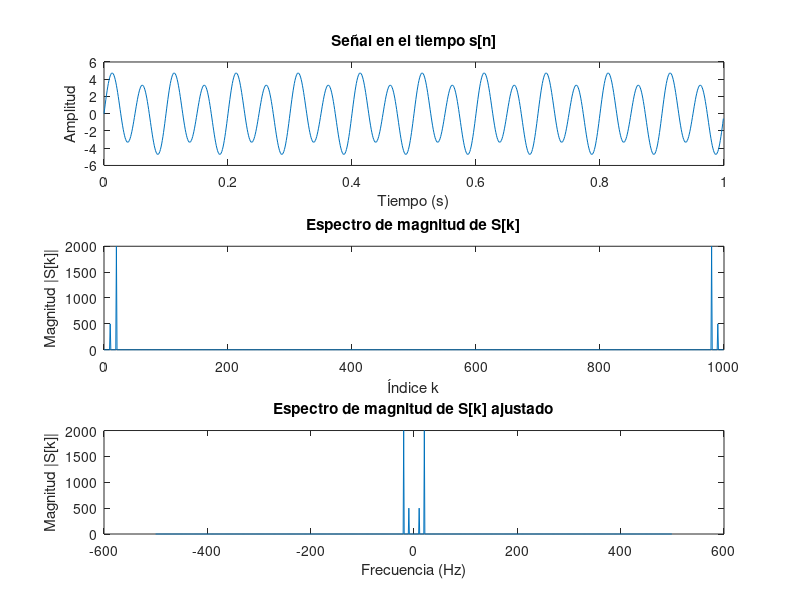
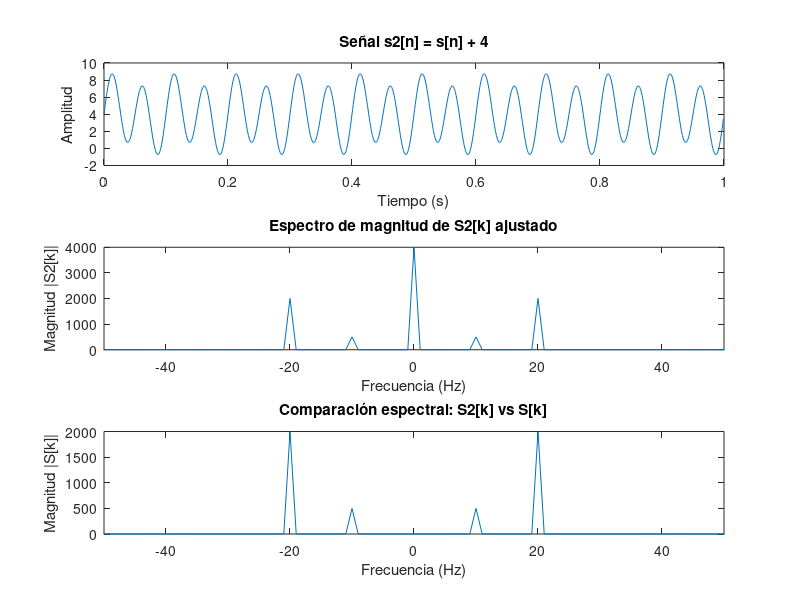
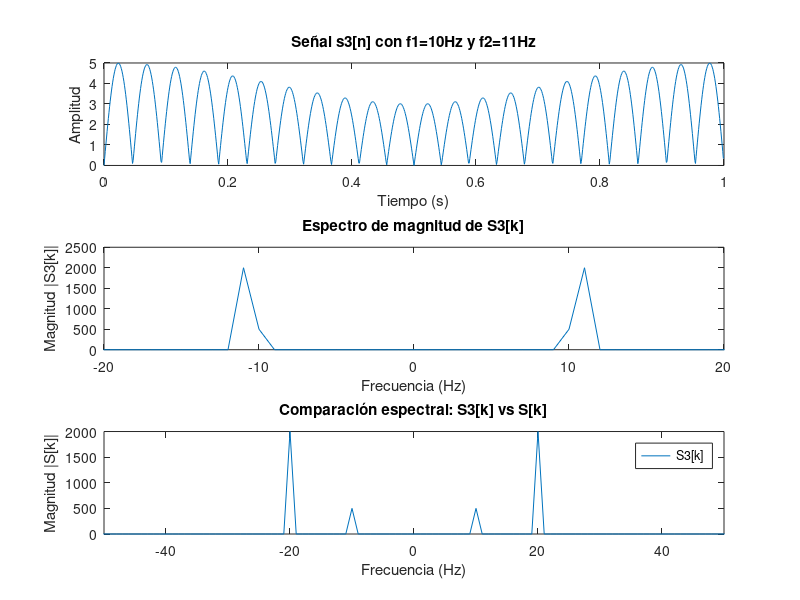
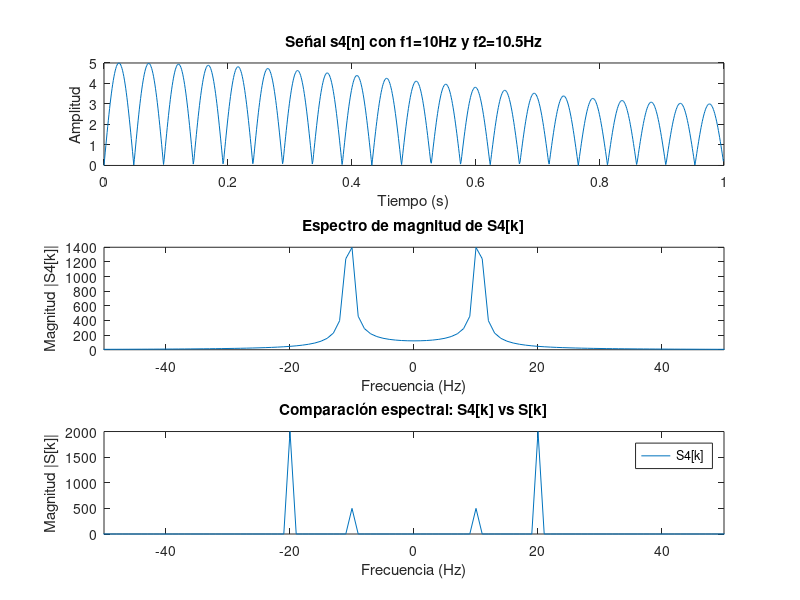

Write the MATLAB code that produced these figures, in order.
f1 = 10;
f2 = 20;
T = 0.001; % periodo de muestreo
s = @(t) sin(2*pi*f1*t) + 4*sin(2*pi*f2*t); % señal a analizar

% Ejercicio 1
tini = 0; tfin = 1; fm = 1/T;

t = tini:T:tfin-T; % vector de tiempo
s_n = s(t);        % señal discreta

N = length(s_n); % número de muestras

% Calculo la TDF S[k] usando fft
S_k = fft(s_n); % usa la formula que esta en la teoria. El resultado da N muestras

% Ajuste manual del espectro: muevo la parte negativa al principio
% (equivalente a fftshift(S_k), que se podria usar para ahorrarse estas lineas)
s_negativa  = S_k(N/2+1:end); % parte negativa de la FFT (frecuencias negativas)
s_positiva  = S_k(1:N/2);     % parte positiva de la FFT (frecuencias positivas)
S_k_ajustada = [s_negativa, s_positiva]; % espectro centrado en 0

% Eje de frecuencia en Hz para el espectro ajustado
eje_f_hz = (-N/2 : N/2-1) * (fm / N); % de -fm/2 a fm/2 - Δf

figure(1)
clf

subplot(3,1,1);
plot(t, s_n);
xlabel('Tiempo (s)'); ylabel('Amplitud');
title('Señal en el tiempo s[n]');

subplot(3,1,2);
plot(0:N-1, abs(S_k));
xlabel('Índice k'); ylabel('Magnitud |S[k]|');
title('Espectro de magnitud de S[k]');

subplot(3,1,3);
plot(eje_f_hz, abs(S_k_ajustada));
xlabel('Frecuencia (Hz)'); ylabel('Magnitud |S[k]|');
title('Espectro de magnitud de S[k] ajustado');

% Verificacion de Parseval
E_tiempo = sum(s_n.^2);
E_freq   = (1/N) * sum(abs(S_k).^2);

if abs(E_tiempo - E_freq) < 1e-7
    disp('Parseval OK: energias coinciden.');
else
    disp('Parseval: las energias no coinciden.');
end

%--------------------------------------------------------------------------

# Parte 2:

% Cambio 1: agregar DC (+4) y analizar cambios en el espectro
% Sumar una constante agrega una componente en f=0 Hz (DC) de magnitud A*N,
% mientras los picos de f1 y f2 quedan iguales en magnitud.

s2_n = s_n + 4;
S2_k = fft(s2_n);

% Ajuste manual igual que antes
s2_negativa   = S2_k(N/2+1:end);
s2_positiva   = S2_k(1:N/2);
S2_k_ajustada = [s2_negativa, s2_positiva];

figure(2)
clf

subplot(3,1,1);
plot(t, s2_n);
xlabel('Tiempo (s)'); ylabel('Amplitud');
title('Señal s2[n] = s[n] + 4');

subplot(3,1,2);
plot(eje_f_hz, abs(S2_k_ajustada));
xlim([-50 50]); % limitar el eje de frecuencia para ver mejor el DC y los picos
xlabel('Frecuencia (Hz)'); ylabel('Magnitud |S2[k]|');
title('Espectro de magnitud de S2[k] ajustado');

subplot(3,1,3);
plot(eje_f_hz, abs(S_k_ajustada));
xlim([-50 50]); % limitar el eje de frecuencia para ver mejor el DC y
xlabel('Frecuencia (Hz)'); ylabel('Magnitud |S[k]|');
title('Comparación espectral: S2[k] vs S[k]');


%--------------------------------------------------------------------------


% Cambio2:
f1 = 10; f2 = 11;
s = @(t) sin(2*pi*f1*t) + 4*sin(2*pi*f2*t); % redefino s(t) con las nuevas frecuencias

s3_n = s(t); % como s(t) depende de f1 y f2, al cambiar estas frecuencias, s_c2_n cambia

S3_k = fft(s3_n);
% Ajuste manual igual que antes
s3_negativa   = S3_k(N/2+1:end);
s3_positiva   = S3_k(1:N/2);
S3_k_ajustada = [s3_negativa, s3_positiva];

figure(3)
clf
subplot(3,1,1);
plot(t, abs(s3_n));
xlabel('Tiempo (s)'); ylabel('Amplitud');
title('Señal s3[n] con f1=10Hz y f2=11Hz');

subplot(3,1,2);
plot(eje_f_hz, abs(S3_k_ajustada));
xlim([-20 20]); % limitar el eje de frecuencia para ver mejor el DC y los picos
xlabel('Frecuencia (Hz)'); ylabel('Magnitud |S3[k]|');
title('Espectro de magnitud de S3[k]');

subplot(3,1,3);
plot(eje_f_hz, abs(S_k_ajustada));
xlim([-50 50]); % limitar el eje de frecuencia para ver mejor el DC y los picos
xlabel('Frecuencia (Hz)'); ylabel('Magnitud |S[k]|');
title('Comparación espectral: S3[k] vs S[k]');
legend('S3[k]', 'S[k] original')


%--------------------------------------------------------------------------

% Cambio 3: 
f1 = 10; f2 = 10.5;

s = @(t) sin(2*pi*f1*t) + 4*sin(2*pi*f2*t); % redefino s(t) con las nuevas frecuencias

s4_n = s(t); % como s(t) depende de f1 y f2, al cambiar estas frecuencias, s_c3_n cambia
S4_k = fft(s4_n);

% Ajuste manual igual que antes
s4_negativa   = S4_k(N/2+1:end);
s4_positiva   = S4_k(1:N/2);
S4_k_ajustada = [s4_negativa, s4_positiva];

figure(4)
clf
subplot(3,1,1);
plot(t, abs(s4_n));
xlabel('Tiempo (s)'); ylabel('Amplitud');
title('Señal s4[n] con f1=10Hz y f2=10.5Hz');

subplot(3,1,2);
plot(eje_f_hz, abs(S4_k_ajustada));
xlim([-50 50]); % limitar el eje de frecuencia para ver mejor el DC y los picos
xlabel('Frecuencia (Hz)'); ylabel('Magnitud |S4[k]|');
title('Espectro de magnitud de S4[k]');

subplot(3,1,3);
plot(eje_f_hz, abs(S_k_ajustada));
xlim([-50 50]); % limitar el eje de frecuencia para ver mejor el DC y los picos
xlabel('Frecuencia (Hz)'); ylabel('Magnitud |S[k]|');
title('Comparación espectral: S4[k] vs S[k]');
legend('S4[k]', 'S[k] original')

% cambio 4:

% Modifique el intervalo de tiempo de an´alisis de la siguiente manera t =
% [0 . .. 2) seg. y analice los cambios en la TDF.

t5 = 0:T:2-T; % nuevo vector de tiempo con el doble de duración
s5_n = s(t5); % señal con el nuevo intervalo de tiempo
S5_k = fft(s5_n);
N5 = length(s5_n); % nuevo número de muestras, que es el doble del original
% Ajuste manual igual que antes
s5_negativa   = S5_k(N5/2+1:end);  % corregido: N5 en vez de N
s5_positiva   = S5_k(1:N5/2);      % corregido: N5 en vez de N
S5_k_ajustada = [s5_negativa, s5_positiva];

% como el tiempo varia el eje_f_hz tmb
eje_f_hz5 = (-N5/2 : N5/2-1) * (fm / N5); % de -fm/2 a fm/2 - Δf

% Grafico comparativo

figure(5)
clf
plot(eje_f_hz5, abs(S5_k_ajustada),'r','linewidth',2);
hold on;
plot(eje_f_hz, abs(S_k_ajustada),'b--','linewidth',1.5); % Para comparar con el original
xlabel('Frecuencia (Hz)'); 
ylabel('Magnitud |S[k]|');
title('Cambio de duración: 2 seg (Rojo) vs 1 seg (Azul punteado)');
legend('S5[k] (N=2000)', 'S[k] (N=1000)');
